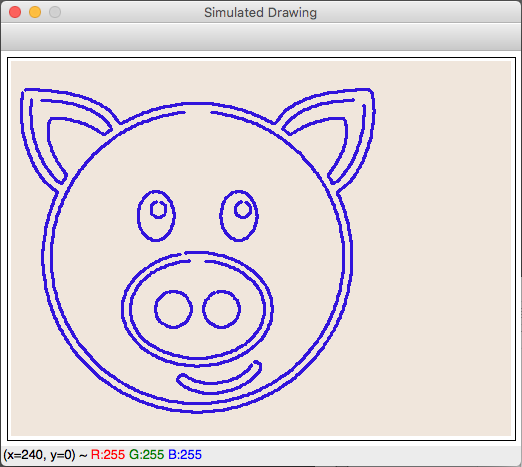
#> input picture images/bot_draw.png, 522 x 467 px, given in place of the camera
$ python webcam_demo.py
#> lines starting #> are read from the running program, lines starting #| are printed output that depends on the picture; after the words box and inside, x2 and y2 are one past the last pixel; in counts of white or black regions, pixels touching at a corner belong together
### python/library/drawwindow.py
import numpy as np
import cv2
import random

# Packages simple drawing commands for the simulator display window
class DrawWindow:

    def setCanvasColor(self, b, g, r):
        self.canvas_color = np.array([b, g, r])

    def clearWindow(self, b=None, g=None, r=None, full=True):
        if all([b, g, r]):
            self.setCanvasColor(b, g, r)
        if (full == True):
            self.grid[:, :] = self.canvas_color
        else: # only do border
            self.grid[self.border:self.border + self.height, self.border:self.border + self.width] = self.canvas_color

    def copy(self, W):
        self.grid = W.grid.clone()

    # returns a region of interest
    # [36 lines left out: functions getROI, overlay, not called in this run]

    def setLineType(self, type):
        if type == 'solid':
            self.line_type = 8 # 8 for solid antialiased line

    def setLineThickness(self, thickness = 1):
        self.pen_thickness = int(max(1,thickness))

    def setPenColor(self, bgr):
        self.pen_color = bgr

    # [10 lines left out: functions setPenColorRandom, drawLine, not called in this run]

    def drawLine2(self, x1, y1, x2, y2):
        self.drawLine([x1,y1], [x2,y2])

    def drawRectangle(self, pt1, pt2, fill = False):
        thickness = self.pen_thickness
        if fill:
            thickness = -1
        x1 = int(pt1[0] + self.border)
        y1 = int(pt1[1] + self.border)
        x2 = int(pt2[0] + self.border)
        y2 = int(pt2[1] + self.border)
        cv2.rectangle(self.grid, (x1, y1), (x2, y2), self.pen_color, thickness)

    def drawRectangle2(self, x1, y1, x2, y2, fill = False):
        self.drawRectangle([x1, y1], [x2, y2], fill)

    # [9 lines left out: function drawCircle, not called in this run]

    def drawCircle2(self, x, y, r, fill = False):
        self.drawCircle([x, y], r, fill)

    # [10 lines left out: function drawEllipse, not called in this run]


    def drawEllipse2(self, x, y, major_axis, minor_axis, angle, fill = False):
        self.drawEllipse([x, y], [major_axis / 2, minor_axis / 2], angle, fill)

    def drawText(self, pt, text):
        x = int(pt[0] + self.border)
        y = int(pt[1] + self.border)
        cv2.putText(self.grid, text, (x, y), cv2.FONT_HERSHEY_DUPLEX, 0.3, self.pen_color, 1, cv2.LINE_AA)


    def drawText2(self, x1, y1, text):
        self.drawText([x1, y1], text)

    def startPolyPoints(self):
        while len(self.poly_points):
            self.poly_points.pop()

    def addPolyPoint(self, x, y):
        self.poly_points.append((x + self.border, y + self.border))

    def drawPolyPoints(self):
        pts = np.array([self.poly_points], np.int32)
        cv2.fillPoly(self.grid, pts, self.pen_color, self.line_type)

    # [21 lines left out: functions inRange, drawPixel, getPixel, not called in this run]

    def getPixel2(self, x, y):
        return self.getPixel([x, y])

    def getColor(self, x, y):
        return self.getPixel((x, y))

    def getGrid(self):
        return self.grid[self.border:self.border + self.height, self.border:self.border + self.width]

  # returns true if x,y color is rgb
    # [15 lines left out: functions testPixel, drawRegion, not called in this run]

  # blur the window
    def blur(self, size = 3):
        cv2.blur(self.grid, (size, size))

  # put random specks all over the window
    # [5 lines left out: function speckle, not called in this run]

    def defineMouseCallback(self, onMouse):
        cv2.setMouseCallback(self.window_name, onMouse)

    def moveWindow(self, x,  y):
        cv2.moveWindow(self.window_name, x, y)
        self.winx = x
        self.winy = y

    # [4 lines left out: function moveWindowDelta, not called in this run]

    def hideWindow(self):
        cv2.moveWindow(self.window_name, 5000, 5000)

    def showWindow(self):
        cv2.moveWindow(self.window_name, self.winx, self.winy)

  # creates the window
    def popWindow(self):
        cv2.namedWindow(self.window_name, cv2.WINDOW_AUTOSIZE)
        self.window_created = True

    def show(self):
        if not(self.window_created):
            self.popWindow()

        cv2.imshow(self.window_name, self.grid)
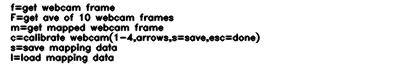
#> window 'Webcam Tool Instructions': shape (80, 400, 3); min 0, max 255, mean 230.7

  # overrides self.grid with mat
    def setMat(self, mat):
        self.grid = mat

  # draw a rectangle around the border
    # [9 lines left out: function drawBorder, not called in this run]


    def __init__(self, w, h, name, border_width = 0, hide_window = False, blackwhite = False): # constructor
        self.width = w
        self.height = h

        self.window_name = name
        self.border = border_width
        self.window_created = False

        if not(hide_window):
            self.popWindow()

        self.winx = 0
        self.winy = 0

        if blackwhite:  #
            self.grid = np.zeros((h + 2 * self.border, w + 2 * self.border), dtype=np.uint8)
        else:
            self.grid = np.zeros((h + 2 * self.border, w + 2 * self.border, 3), dtype=np.uint8)

        self.poly_points = []

        self.setLineType('solid')
        self.setLineThickness(2)
        self.setPenColor([0, 0, 0])
        self.setCanvasColor(255, 255, 255)
        self.clearWindow()

    def __del__(self):
        cv2.destroyWindow(self.window_name)

### python/library/webcam.py
import cv2
import numpy as np

# Packages simple drawing commands for the simulator display window
class Webcam:
#  cv2.Point2f self.webcamQuad[4] # four corners of webcam input
#  cv2.Point2f self.zoomQuad[4] # four corners of which region of the webcam is desired
#  cv2.Point2f self.canvasQuad[4] # four corners of desired mapped output

    # reset the map used to map webcam to another matrix/frame
    def resetMapping(self):
        # The 4 points where the mapping is to be done , from top-left in clockwise order
        self.canvasQuad[0] = [0, 0]
        self.canvasQuad[1] = [self.map_width, 0]
        self.canvasQuad[2] = [self.map_width, self.map_height]
        self.canvasQuad[3] = [0, self.map_height]

        frame = self.getFrame() # get a new frame from camera
        self.zoomQuad[0] = [0, 0]
        self.zoomQuad[1] = [frame.shape[1], 0]
        self.zoomQuad[2] = [frame.shape[1], frame.shape[0]]
        self.zoomQuad[3] = [0, frame.shape[0]]


    #sets up zoom on webcam
    # [5 lines left out: function setWebcamZoom, not called in this run]


  #recieves current zoom on webcam.
    def getWebcamZoom(self):
        return self.zoomQuad.reshape((-1))

  # used by calibrateWebcam to have user click on the 4 corners of webcam's desired region
    # [90 lines left out: functions zoomMouseCallBackFunc, calibrateWebcam, getMapLambda, getMappedFrame, not called in this run]


    #set the size of the webcam (in pixels)
    def setMapSize(self, w, h): # this is the projection of the webcam to an arbitrary size
        self.map_height = h
        self.map_width = w
        self.resetMapping()

    #set whether the webcam looks like a camera pointed at you, or a mirror.
    def setFlip(self, flip): # set 1 to flip over the webcam
        self.flip_webcam = flip

    #returns an integer to do with the frame.
    def getFrame(self, loops = 0, blackwhite = False):
#> called with loops = 0, blackwhite = False
        if self.cam_id == 0:

            if self.cam0.isOpened():  # check if we succeeded
                retval, frame = self.cam0.read()
#> frame is the input picture: shape (467, 522, 3); mean B, G, R 219.5, 214.9, 223.9

                if self.flip_webcam:
                    frame = cv2.flip(frame, -1) # horizontal and vertically

                if blackwhite:
                    frame = cv2.cvtColor(frame, cv2.COLOR_BGR2GRAY)

                if loops > 0:
                    for i in range(loops):
                        #print('get frame loop %i\n',i)
                        temp_webcam = self.getFrame() # get a new frame from camera
                        frame = cv2.addWeighted(temp_webcam, 0.1, frame, 0.9, 0)

                # The 4 points that select quadilateral on the input , from top-left in clockwise order
                # These four pts are the sides of the rect box used as input (used for mapping to another frame/matrix)
                self.webcamQuad[0] = [0, 0]
                self.webcamQuad[1] = [frame.shape[1], 0]
                self.webcamQuad[2] = [frame.shape[1], frame.shape[0]]
                self.webcamQuad[3] = [0, frame.shape[0]]

                return frame

            else:
                print("Cam 0 didn't open")

        return None


    #shows the webcam
    # [17 lines left out: function showWebcam, not called in this run]


# [132 lines of commented-out code are left out]

    def setCameraId(self, id):
        self.currentCamera = id

    def __init__(self, width = 600, height = 600):  # constructor

        self.cam_id = 0
        self.map_width = width
        self.map_height = height
        self.flip_webcam = False
        self.webcam_corner = 0
        self.currentCamera = 0 #-1
        self.canvasQuad = np.empty((4, 2))
        self.zoomQuad = np.empty((4, 2))
        self.webcamQuad = np.empty((4, 2))

        self.cam0 = cv2.VideoCapture(self.currentCamera) # open the default camera
        if self.cam0.isOpened():
            self.resetMapping()

### python/demos/webcam_demo.py
#!/usr/bin/python3

import sys
sys.path.append('../library')

import cv2
import numpy as np

from drawwindow import DrawWindow
from webcam import Webcam
from shapes import Shapes, RectangleShape

# demo to show how webcam can be used to give feedback on what places still
# need to be painted ... assuming that the brush color is black

def colorClose(c1, c2, max_distance=10):

    if np.linalg.norm(c1 - c1, ord=1) < max_distance:
        return 1;
    else:
        return 0

# mostly to just have something to cycle waitKey (w/o a window, waitKey doesn't work?)
intro = DrawWindow(400,80,'Webcam Tool Instructions');
intro.drawText((10,10),'f=get webcam frame')
intro.drawText((10,20),'F=get ave of 10 webcam frames')
intro.drawText((10,30),'m=get mapped webcam frame')
intro.drawText((10,40),'c=calibrate webcam(1-4,arrows,s=save,esc=done)')
intro.drawText((10,50),'s=save mapping data')
intro.drawText((10,60),'l=load mapping data')
intro.show();

width=300
height=400

W = Webcam()
W.setMapSize(width,height)

DW = DrawWindow(width,height,'Desired Painting')

DW.setPenColor([0,0,0])
DW.drawRectangle2(.4*width,.2*height,.65*width,.9*height, True)
#> in drawRectangle, `cv2.rectangle(self.grid, (x1, y1), (x2, y2), self.pen_color, thickness)`:
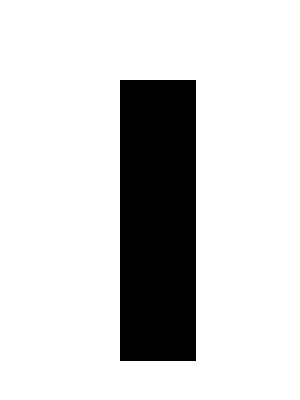
#> self.grid: shape (400, 300, 3); 82.2% white; 1 black region, box (x1, y1, x2, y2) and area: (120, 80, 196, 361) 21356
DW.drawRectangle2(.2*width,.5*height,.8*width,.7*height, True)
#> call 2 of drawRectangle, with fill = True
#> in drawRectangle (call 2), `cv2.rectangle(self.grid, (x1, y1), (x2, y2), self.pen_color, thickness)`:
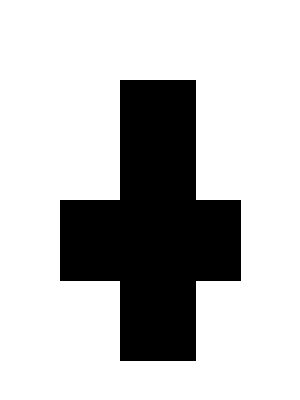
#> self.grid: shape (400, 300, 3); 75.1% white; 1 black region, box (x1, y1, x2, y2) and area: (60, 80, 241, 361) 29861
DW.moveWindow(20,150)
DW.show()

EW = DrawWindow(width,height,'Error Window')
EW.moveWindow(2*(width+5)+20,150)

map_window = 'Mapped Webcam'
cv2.namedWindow(map_window, cv2.WINDOW_AUTOSIZE)


while True:
    k = cv2.waitKey(33)
#> (key x is pressed here)
    if k != -1:
        print(repr(chr(k%256)))
    if k==27:
        break   # Esc key to stop
    if k == ord('c'):
        W.calibrateWebcam()

    if k == ord('s'): # make the desired painting be a snap of the webcam
        frame = W.getMappedFrame()
        DW.grid = frame
        DW.show()


    if k == ord('m'):

        while True:
            frame = W.getMappedFrame()

            cv2.moveWindow(map_window,1*(width+5)+20,150)
            cv2.imshow(map_window, frame)
            #cvtColor( frame, frame, CV_RGB2GRAY )

            pen_color = (0,0,0)

            right=0
            wrong=0
            EW.setCanvasColor(0,0,0)

            for x in range(width):
                for y in range(height):
                    desired_color = DW.getColor(x,y)
                    #pen_color = DW.getColor(i,j)

                    if colorClose(desired_color, pen_color, 100): #if the captured frame maps to black
                        webcam_color = frame[y, x]

                        if colorClose(desired_color, webcam_color, 200): #if the captured frame is < 200 from the actual
                            right += 1
                            EW.setPenColor(desired_color)
                            EW.drawPixel((x,y))
                        else: #if the captured frame is > 200 from the actual (FAILURE...)
                            wrong += 1
                            EW.setPenColor((0,0,255))
                            EW.drawPixel(x,y)

                    else: #the pixel maps to white, and is assumed to be correct.
                        EW.setPenColor((0,255,0))
                        EW.drawPixel(x,y)


            EW.setPenColor((0,0,0))
            text = '{}  OK:{} TODO:{}'.format(100*right/(right+wrong), right, wrong)
            EW.drawText((10,10),text)
            EW.show()
            #print('%i OK, %i bad pixels',right,wrong)

            k = cv2.waitKey(33)
            if k==27 or k == ord('m'):
                break


    if k == ord('f'):
        print('showing frame')
        frame = W.getFrame()
        cv2.imshow('webcam', frame)


    if k == ord('d'):
        print('showing merge of 10 frames')
        frame = W.getFrame(10)
        cv2.imshow('webcam', frame)


    if k == ord('s'): # 'save'
        points = W.getWebcamZoom()
        print('Here are the coordinates of 4 corners of webcam zoom')
        for i in range(4):
            print('Corner %i = (%f,%f)',i,points[2*i],points[2*i+1])


    if k == ord('l'): # 'load'
        delx=0.1
        dely=0.2
        frame = W.getFrame()
        width = frame.shape[1]
        height = frame.shape[0]

        W.setWebcamZoom(delx*width, dely*height,
                          (1-delx)*width, dely*height,
                          (1-delx)*width, (1-dely)*height,
                          delx*width, (1-dely)*height)
        print("zoom defined... type 'm' to see mapped capture")
